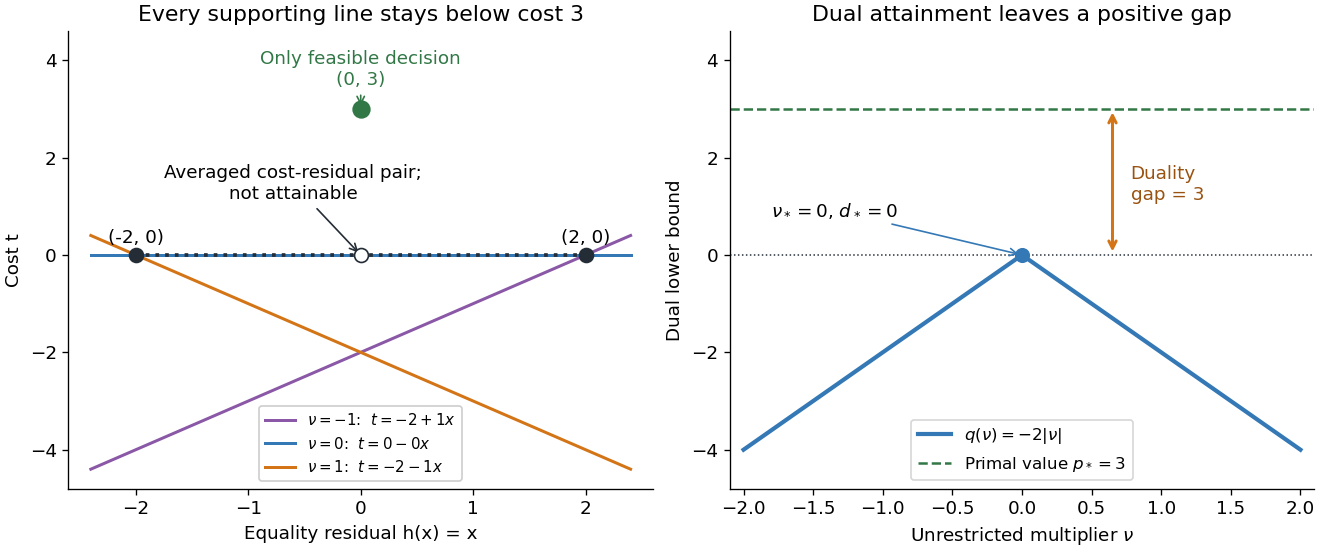

Source code (Python):
"""Explain an original finite-domain duality gap; Python 3.14, NumPy 2.3.5, Matplotlib 3.10.7.

Run from _media; writes the matching PNG to the current working directory.
"""

from pathlib import Path

import matplotlib.pyplot as plt
import numpy as np


def main():
    plt.rcParams.update({"font.size": 11, "axes.spines.top": False,
                         "axes.spines.right": False, "figure.facecolor": "white"})
    fig, (ax, dual) = plt.subplots(1, 2, figsize=(11, 4.6), layout="constrained")
    x = np.linspace(-2.4, 2.4, 600)
    colors = ["#8a58a6", "#3478b5", "#d37517"]
    for nu, color in zip((-1, 0, 1), colors):
        q = -2*abs(nu)
        ax.plot(x, q - nu*x, color=color, lw=1.8,
                label=rf"$\nu={nu}$:  $t={q:g}{'-' if nu >= 0 else '+'}{abs(nu):g}x$")
    ax.plot([-2, 2], [0, 0], color="#242c36", ls=":", lw=2.2, zorder=3)
    ax.scatter([-2, 2], [0, 0], color="#242c36", s=70, zorder=5)
    ax.scatter(0, 3, color="#327847", s=100, zorder=5)
    ax.scatter(0, 0, facecolors="white", edgecolors="#242c36", s=70, zorder=5)
    ax.annotate("Only feasible decision\n(0, 3)", (0, 3), xytext=(0, 3.5), ha="center",
                color="#327847", arrowprops={"arrowstyle": "->", "color": "#327847"})
    ax.annotate("Averaged cost-residual pair;\nnot attainable", (0, 0),
                xytext=(-0.6, 1.15), ha="center",
                arrowprops={"arrowstyle": "->", "color": "#242c36"})
    ax.text(-2, 0.24, "(-2, 0)", ha="center")
    ax.text(2, 0.24, "(2, 0)", ha="center")
    ax.set(xlim=(-2.6, 2.6), ylim=(-4.8, 4.6), xlabel="Equality residual h(x) = x",
           ylabel="Cost t", title="Every supporting line stays below cost 3")
    ax.legend(loc="lower center", fontsize=9, framealpha=0.97)

    nu = np.linspace(-2, 2, 1001)
    dual.plot(nu, -2*np.abs(nu), color="#3478b5", lw=2.5,
              label=r"$q(\nu)=-2|\nu|$")
    dual.axhline(3, color="#327847", ls="--", lw=1.5,
                 label=r"Primal value $p_*=3$")
    dual.axhline(0, color="#242c36", lw=0.9, ls=":")
    dual.scatter(0, 0, color="#3478b5", s=65, zorder=4)
    dual.annotate("", (0.65, 3), (0.65, 0),
                  arrowprops={"arrowstyle": "<->", "color": "#d37517", "lw": 1.8})
    dual.text(0.78, 1.45, "Duality\ngap = 3", color="#995210", va="center")
    dual.annotate(r"$\nu_*=0$, $d_*=0$", (0, 0), xytext=(-1.8, 0.8),
                  arrowprops={"arrowstyle": "->", "color": "#3478b5"})
    dual.set(xlim=(-2.1, 2.1), ylim=(-4.8, 4.6), xlabel=r"Unrestricted multiplier $\nu$",
             ylabel="Dual lower bound", title="Dual attainment leaves a positive gap")
    dual.legend(loc="lower center", fontsize=10)
    fig.savefig(Path(__file__).stem + ".png", dpi=120, facecolor="white")
    plt.close(fig)


if __name__ == "__main__":
    main()
